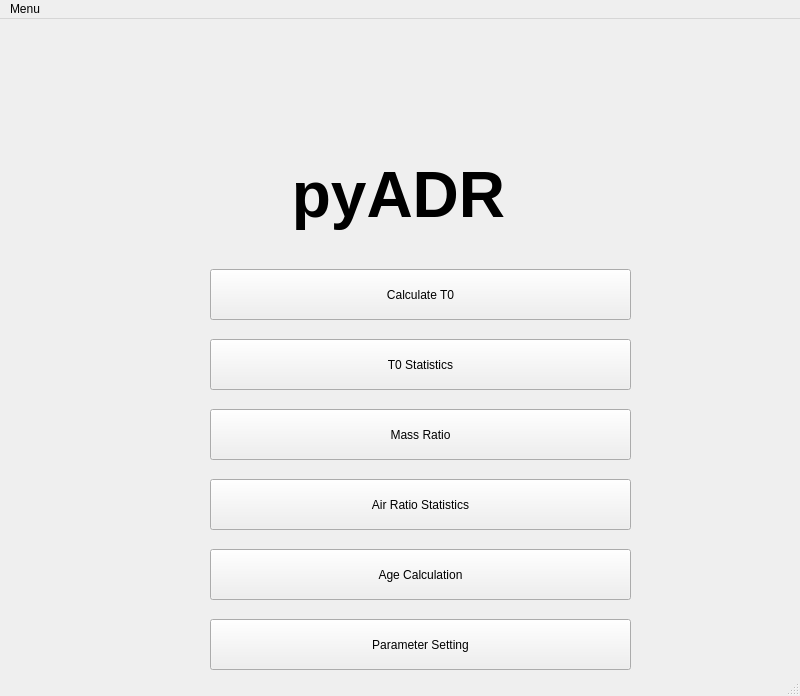
<?xml version="1.0" encoding="UTF-8"?>
<ui version="4.0">
 <class>MainWindow</class>
 <widget class="QMainWindow" name="MainWindow">
  <property name="geometry">
   <rect>
    <x>0</x>
    <y>0</y>
    <width>800</width>
    <height>696</height>
   </rect>
  </property>
  <property name="windowTitle">
   <string>MainWindow</string>
  </property>
  <widget class="QWidget" name="centralwidget">
   <widget class="QLabel" name="label">
    <property name="geometry">
     <rect>
      <x>8</x>
      <y>132</y>
      <width>781</width>
      <height>91</height>
     </rect>
    </property>
    <property name="minimumSize">
     <size>
      <width>519</width>
      <height>43</height>
     </size>
    </property>
    <property name="text">
     <string>&lt;html&gt;&lt;head/&gt;&lt;body&gt;&lt;p align=&quot;center&quot;&gt;&lt;span style=&quot; font-size:48pt; font-weight:600;&quot;&gt;pyADR&lt;/span&gt;&lt;/p&gt;&lt;/body&gt;&lt;/html&gt;</string>
    </property>
   </widget>
   <widget class="QPushButton" name="LRP">
    <property name="geometry">
     <rect>
      <x>210</x>
      <y>250</y>
      <width>421</width>
      <height>51</height>
     </rect>
    </property>
    <property name="toolTip">
     <string>&lt;html&gt;&lt;head/&gt;&lt;body&gt;&lt;p&gt;T0 Calculation:&lt;/p&gt;&lt;p&gt;Please select the raw data file for which you want to calculate the T&lt;span style=&quot; vertical-align:sub;&quot;&gt;0&lt;/span&gt; with valid data format (refer to the example in README)!&lt;/p&gt;&lt;/body&gt;&lt;/html&gt;</string>
    </property>
    <property name="whatsThis">
     <string>&lt;html&gt;&lt;head/&gt;&lt;body&gt;&lt;p&gt;what is this&lt;/p&gt;&lt;/body&gt;&lt;/html&gt;</string>
    </property>
    <property name="styleSheet">
     <string notr="true">font: 20pt &quot;.AppleSystemUIFont&quot;;</string>
    </property>
    <property name="text">
     <string>Calculate T0</string>
    </property>
   </widget>
   <widget class="QPushButton" name="T0S">
    <property name="geometry">
     <rect>
      <x>210</x>
      <y>320</y>
      <width>421</width>
      <height>51</height>
     </rect>
    </property>
    <property name="toolTip">
     <string>&lt;html&gt;&lt;head/&gt;&lt;body&gt;&lt;p&gt;T0 Statistics:&lt;/p&gt;&lt;p&gt;Please select all the files (calculated by the &lt;span style=&quot; font-style:italic;&quot;&gt;Calculate T0 page&lt;/span&gt;) for which you want to compute the statistics of the T&lt;span style=&quot; vertical-align:sub;&quot;&gt;0&lt;/span&gt; values.&lt;/p&gt;&lt;/body&gt;&lt;/html&gt;</string>
    </property>
    <property name="whatsThis">
     <string>&lt;html&gt;&lt;head/&gt;&lt;body&gt;&lt;p&gt;what is this&lt;/p&gt;&lt;/body&gt;&lt;/html&gt;</string>
    </property>
    <property name="styleSheet">
     <string notr="true">font: 20pt &quot;.AppleSystemUIFont&quot;;</string>
    </property>
    <property name="text">
     <string>T0 Statistics</string>
    </property>
   </widget>
   <widget class="QPushButton" name="MR">
    <property name="geometry">
     <rect>
      <x>210</x>
      <y>390</y>
      <width>421</width>
      <height>51</height>
     </rect>
    </property>
    <property name="toolTip">
     <string>&lt;html&gt;&lt;head/&gt;&lt;body&gt;&lt;p&gt;Mass Ratio Calculation:&lt;/p&gt;&lt;p&gt;Please select one mass file first and then one preline file. Both files have to be calculated by &lt;span style=&quot; font-style:italic;&quot;&gt;Calculate T0 page&lt;/span&gt;.&lt;/p&gt;&lt;/body&gt;&lt;/html&gt;</string>
    </property>
    <property name="whatsThis">
     <string>&lt;html&gt;&lt;head/&gt;&lt;body&gt;&lt;p&gt;what is this&lt;/p&gt;&lt;/body&gt;&lt;/html&gt;</string>
    </property>
    <property name="styleSheet">
     <string notr="true">font: 20pt &quot;.AppleSystemUIFont&quot;;</string>
    </property>
    <property name="text">
     <string>Mass Ratio</string>
    </property>
   </widget>
   <widget class="QPushButton" name="ARS">
    <property name="geometry">
     <rect>
      <x>210</x>
      <y>460</y>
      <width>421</width>
      <height>51</height>
     </rect>
    </property>
    <property name="toolTip">
     <string>&lt;html&gt;&lt;head/&gt;&lt;body&gt;&lt;p&gt;Air Ratio Statistics:&lt;/p&gt;&lt;p&gt;Please select all the files (calculated by the &lt;span style=&quot; font-style:italic;&quot;&gt;Mass Ratio Page&lt;/span&gt;) for which you want to compute the statistics of the air ratios.&lt;/p&gt;&lt;/body&gt;&lt;/html&gt;</string>
    </property>
    <property name="whatsThis">
     <string>&lt;html&gt;&lt;head/&gt;&lt;body&gt;&lt;p&gt;what is this&lt;/p&gt;&lt;/body&gt;&lt;/html&gt;</string>
    </property>
    <property name="styleSheet">
     <string notr="true">font: 20pt &quot;.AppleSystemUIFont&quot;;</string>
    </property>
    <property name="text">
     <string>Air Ratio Statistics</string>
    </property>
   </widget>
   <widget class="QPushButton" name="AC">
    <property name="geometry">
     <rect>
      <x>210</x>
      <y>530</y>
      <width>421</width>
      <height>51</height>
     </rect>
    </property>
    <property name="toolTip">
     <string>&lt;html&gt;&lt;head/&gt;&lt;body&gt;&lt;p&gt;Age Calculation:&lt;/p&gt;&lt;p&gt;Please select one file (calculated by the &lt;span style=&quot; font-style:italic;&quot;&gt;Mass Ratio Page&lt;/span&gt;) that you want to calculate the age for.&lt;/p&gt;&lt;/body&gt;&lt;/html&gt;</string>
    </property>
    <property name="whatsThis">
     <string>&lt;html&gt;&lt;head/&gt;&lt;body&gt;&lt;p&gt;what is this&lt;/p&gt;&lt;/body&gt;&lt;/html&gt;</string>
    </property>
    <property name="styleSheet">
     <string notr="true">font: 20pt &quot;.AppleSystemUIFont&quot;;</string>
    </property>
    <property name="text">
     <string>Age Calculation</string>
    </property>
   </widget>
   <widget class="QPushButton" name="PS_button">
    <property name="geometry">
     <rect>
      <x>210</x>
      <y>600</y>
      <width>421</width>
      <height>51</height>
     </rect>
    </property>
    <property name="toolTip">
     <string>&lt;html&gt;&lt;head/&gt;&lt;body&gt;&lt;p&gt;&lt;br/&gt;&lt;/p&gt;&lt;/body&gt;&lt;/html&gt;</string>
    </property>
    <property name="whatsThis">
     <string>&lt;html&gt;&lt;head/&gt;&lt;body&gt;&lt;p&gt;what is this&lt;/p&gt;&lt;/body&gt;&lt;/html&gt;</string>
    </property>
    <property name="styleSheet">
     <string notr="true">font: 20pt &quot;.AppleSystemUIFont&quot;;</string>
    </property>
    <property name="text">
     <string>Parameter Setting</string>
    </property>
   </widget>
  </widget>
  <widget class="QMenuBar" name="menubar">
   <property name="geometry">
    <rect>
     <x>0</x>
     <y>0</y>
     <width>800</width>
     <height>24</height>
    </rect>
   </property>
   <widget class="QMenu" name="menuMenu">
    <property name="title">
     <string>Menu</string>
    </property>
    <addaction name="actionParameter_Setting"/>
   </widget>
   <addaction name="menuMenu"/>
  </widget>
  <widget class="QStatusBar" name="statusbar"/>
  <action name="actionParameter_Setting">
   <property name="text">
    <string>Parameter Setting</string>
   </property>
  </action>
 </widget>
 <resources/>
 <connections/>
</ui>
